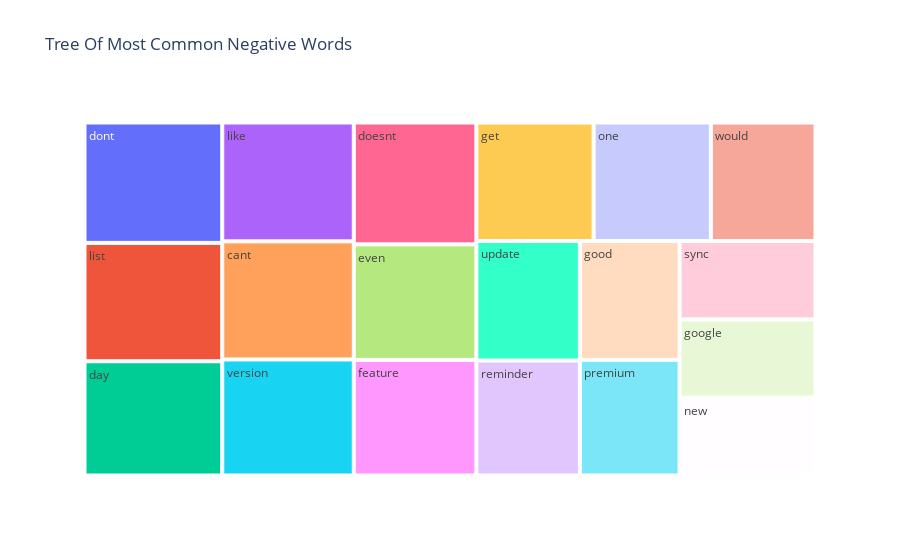

Notebook code for this chart:
### Code cell
fig = px.treemap(temp_negative, path=['Common_words'], values='count',title='Tree Of Most Common Negative Words')
fig.show()

### Figure 1 — Plotly figure (JSON) as saved in the notebook; plotly's stock layout.template omitted (floating-point values rounded to 4 significant figures)
{"data": [{"branchvalues": "total", "domain": {"x": [0, 1], "y": [0, 1]}, "hovertemplate": "labels=%{label}<br>count=%{value}<br>parent=%{parent}<br>id=%{id}<extra></extra>", "ids": ["cant", "day", "doesnt", "dont", "even", "feature", "get", "good", "google", "like", "list", "new", "one", "premium", "reminder", "sync", "update", "version", "would"], "labels": ["cant", "day", "doesnt", "dont", "even", "feature", "get", "good", "google", "like", "list", "new", "one", "premium", "reminder", "sync", "update", "version", "would"], "name": "", "parents": ["", "", "", "", "", "", "", "", "", "", "", "", "", "", "", "", "", "", ""], "type": "treemap", "values": [624, 632, 600, 666, 569, 569, 558, 476, 427, 628, 655, 425, 558, 463, 478, 428, 497, 613, 498]}], "layout": {"legend": {"tracegroupgap": 0}, "title": {"text": "Tree Of Most Common Negative Words"}}}
